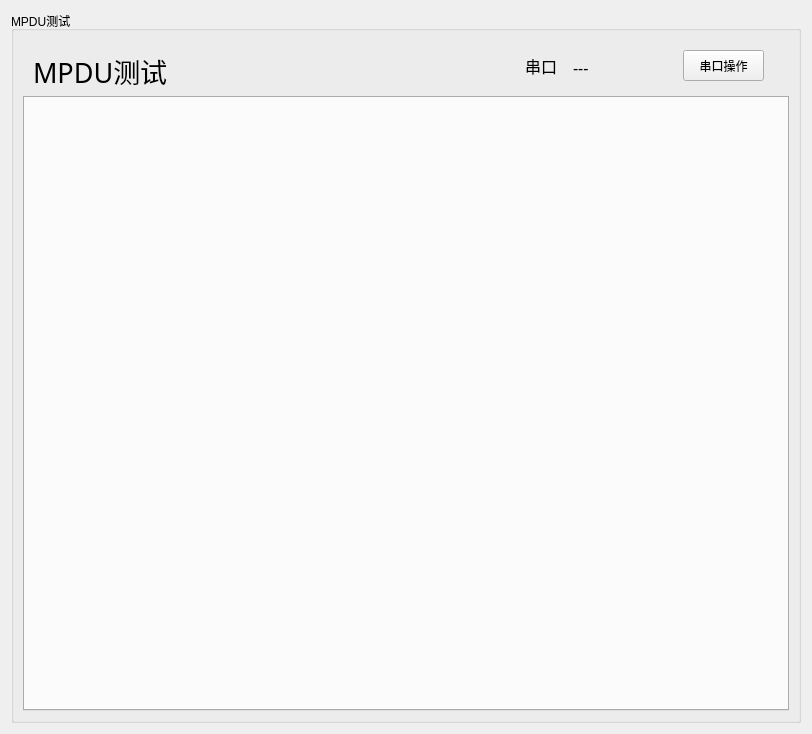
<?xml version="1.0" encoding="UTF-8"?>
<ui version="4.0">
 <class>MpduRtuTest_MainWid</class>
 <widget class="QWidget" name="MpduRtuTest_MainWid">
  <property name="geometry">
   <rect>
    <x>0</x>
    <y>0</y>
    <width>812</width>
    <height>734</height>
   </rect>
  </property>
  <property name="windowTitle">
   <string>Form</string>
  </property>
  <layout class="QGridLayout" name="gridLayout">
   <item row="0" column="0">
    <widget class="QGroupBox" name="groupBox">
     <property name="title">
      <string>MPDU测试</string>
     </property>
     <layout class="QGridLayout" name="gridLayout_2">
      <item row="0" column="0">
       <widget class="QWidget" name="widget" native="true">
        <property name="minimumSize">
         <size>
          <width>50</width>
          <height>50</height>
         </size>
        </property>
        <property name="maximumSize">
         <size>
          <width>16777215</width>
          <height>50</height>
         </size>
        </property>
        <widget class="QPushButton" name="pushButton">
         <property name="geometry">
          <rect>
           <x>660</x>
           <y>10</y>
           <width>81</width>
           <height>31</height>
          </rect>
         </property>
         <property name="text">
          <string>串口操作</string>
         </property>
        </widget>
        <widget class="QLabel" name="label_2">
         <property name="geometry">
          <rect>
           <x>480</x>
           <y>10</y>
           <width>54</width>
           <height>31</height>
          </rect>
         </property>
         <property name="font">
          <font>
           <family>微软雅黑</family>
           <pointsize>12</pointsize>
          </font>
         </property>
         <property name="text">
          <string>串口</string>
         </property>
         <property name="alignment">
          <set>Qt::AlignRight|Qt::AlignTrailing|Qt::AlignVCenter</set>
         </property>
        </widget>
        <widget class="QLabel" name="comLab">
         <property name="geometry">
          <rect>
           <x>550</x>
           <y>12</y>
           <width>101</width>
           <height>31</height>
          </rect>
         </property>
         <property name="font">
          <font>
           <family>微软雅黑</family>
           <pointsize>12</pointsize>
          </font>
         </property>
         <property name="text">
          <string>---</string>
         </property>
        </widget>
        <widget class="QLabel" name="label_3">
         <property name="geometry">
          <rect>
           <x>10</x>
           <y>10</y>
           <width>291</width>
           <height>41</height>
          </rect>
         </property>
         <property name="font">
          <font>
           <family>微软雅黑</family>
           <pointsize>20</pointsize>
          </font>
         </property>
         <property name="text">
          <string>MPDU测试</string>
         </property>
        </widget>
       </widget>
      </item>
      <item row="1" column="0">
       <widget class="QTabWidget" name="tabWidget">
        <property name="currentIndex">
         <number>-1</number>
        </property>
       </widget>
      </item>
     </layout>
    </widget>
   </item>
  </layout>
 </widget>
 <resources/>
 <connections/>
</ui>
